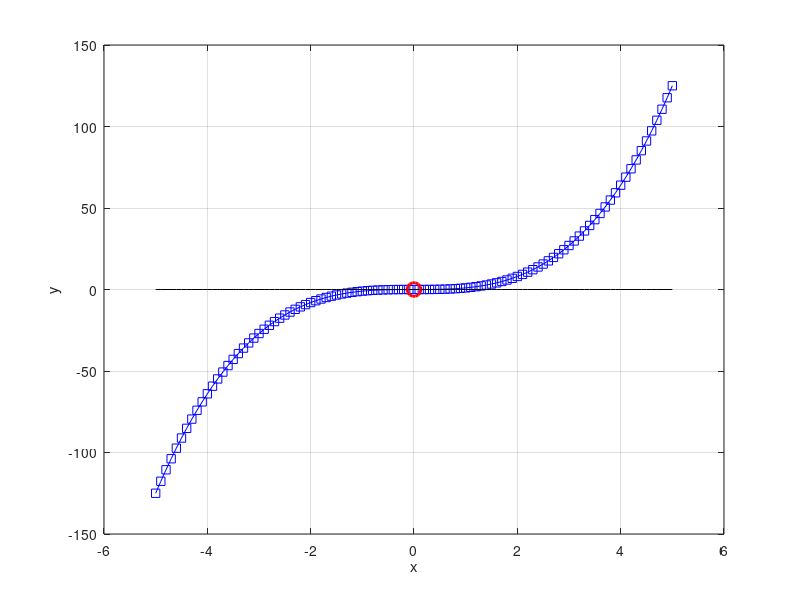
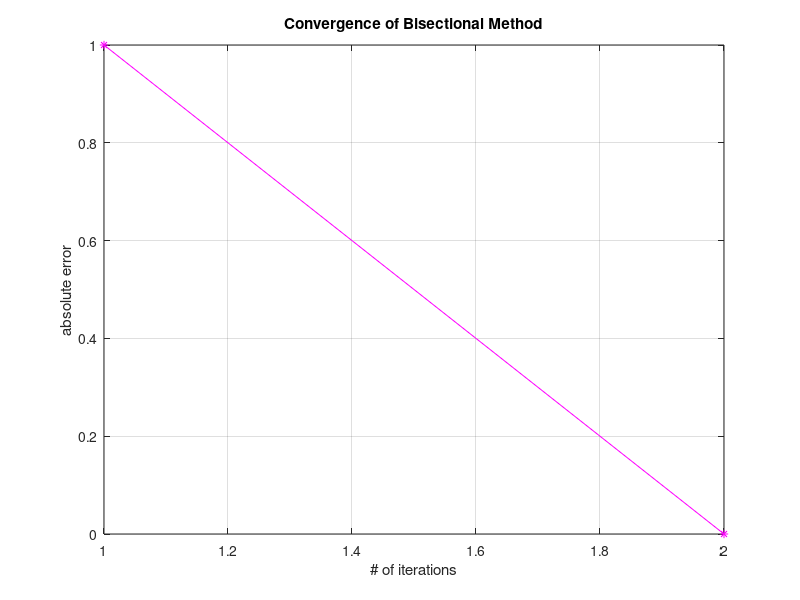

MATLAB code to generate these figures, in order:
clear all
clc
close all

%1.Define the funtion
f =@(x) x.^3;

% plot
x = -5:0.1:5;
xaxis = zeros(length(x),1);

figure(1)
plot(x,f(x),"b-s",x,xaxis,"k-")
grid on
xlabel('x')
ylabel('y')
hold on

%2. interval [a,b]
a = -3;
b = 1;
fa = f(a);
fb = f(b);

%3. specefic tolereance
tol = 1e-5;

% bisection method
iter = 1;
iter_max = 50;

while(iter < iter_max)
    mid = (a+b)/2;
    error(iter) = abs(f(mid)-0);
    if (error(iter) < tol)
        root = mid;
        break
    else
        if (f(a) * f(mid) < 0)
            b = mid;
        else
            a = mid;
        end
    iter = iter+1;
    end

   
end

plot(root,f(root),'ro','MarkerSize',10,'LineWidth',2)

format long;
funct_root = root
hold off

arr_iter = 1:iter;
figure(2)
plot(arr_iter,error,'m-*')
grid on
xlabel('# of iterations')
ylabel('absolute error')
title('Convergence of Bisectional Method')

